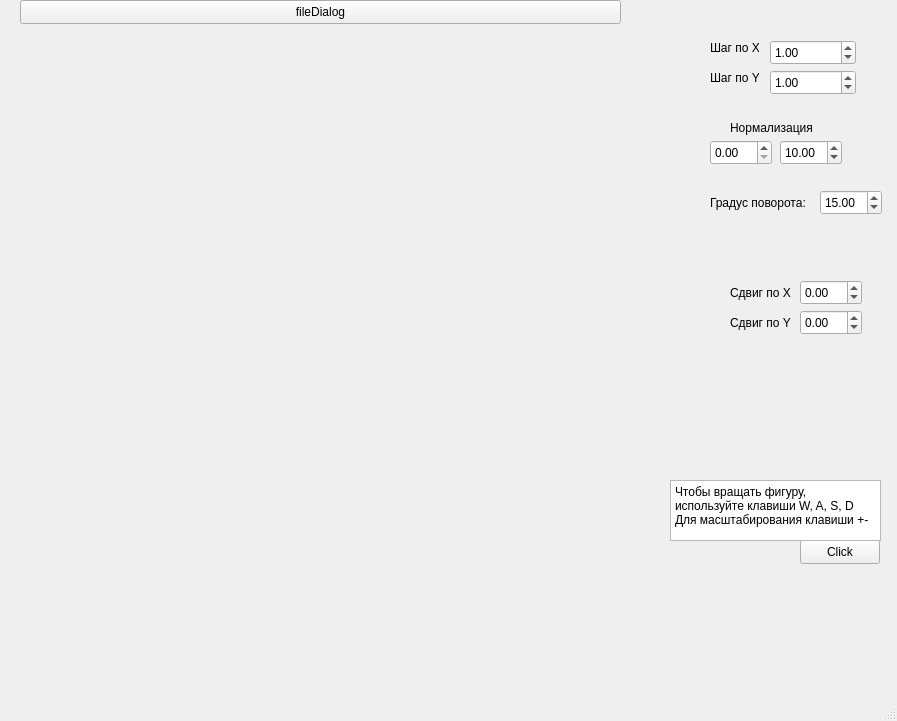
<?xml version="1.0" encoding="UTF-8"?>
<ui version="4.0">
 <class>MainWindow</class>
 <widget class="QMainWindow" name="MainWindow">
  <property name="geometry">
   <rect>
    <x>0</x>
    <y>0</y>
    <width>897</width>
    <height>721</height>
   </rect>
  </property>
  <property name="windowTitle">
   <string>MainWindow</string>
  </property>
  <widget class="QWidget" name="centralwidget">
   <widget class="QPushButton" name="fileDialog">
    <property name="geometry">
     <rect>
      <x>20</x>
      <y>0</y>
      <width>601</width>
      <height>24</height>
     </rect>
    </property>
    <property name="text">
     <string>fileDialog</string>
    </property>
   </widget>
   <widget class="QLabel" name="stepXLabel">
    <property name="geometry">
     <rect>
      <x>710</x>
      <y>40</y>
      <width>49</width>
      <height>16</height>
     </rect>
    </property>
    <property name="text">
     <string>Шаг по X</string>
    </property>
   </widget>
   <widget class="QLabel" name="stepYLabel">
    <property name="geometry">
     <rect>
      <x>710</x>
      <y>70</y>
      <width>49</width>
      <height>16</height>
     </rect>
    </property>
    <property name="text">
     <string>Шаг по Y</string>
    </property>
   </widget>
   <widget class="QLabel" name="paintLabel">
    <property name="geometry">
     <rect>
      <x>20</x>
      <y>40</y>
      <width>600</width>
      <height>600</height>
     </rect>
    </property>
    <property name="text">
     <string/>
    </property>
   </widget>
   <widget class="QDoubleSpinBox" name="stepXSpinBox">
    <property name="geometry">
     <rect>
      <x>770</x>
      <y>40</y>
      <width>86</width>
      <height>25</height>
     </rect>
    </property>
    <property name="readOnly">
     <bool>false</bool>
    </property>
    <property name="buttonSymbols">
     <enum>QAbstractSpinBox::UpDownArrows</enum>
    </property>
    <property name="minimum">
     <double>0.010000000000000</double>
    </property>
    <property name="singleStep">
     <double>0.200000000000000</double>
    </property>
    <property name="value">
     <double>1.000000000000000</double>
    </property>
   </widget>
   <widget class="QDoubleSpinBox" name="stepYSpinBox">
    <property name="geometry">
     <rect>
      <x>770</x>
      <y>70</y>
      <width>86</width>
      <height>25</height>
     </rect>
    </property>
    <property name="minimum">
     <double>0.010000000000000</double>
    </property>
    <property name="singleStep">
     <double>0.200000000000000</double>
    </property>
    <property name="value">
     <double>1.000000000000000</double>
    </property>
   </widget>
   <widget class="QPushButton" name="pushButton">
    <property name="geometry">
     <rect>
      <x>800</x>
      <y>540</y>
      <width>80</width>
      <height>24</height>
     </rect>
    </property>
    <property name="text">
     <string>Click</string>
    </property>
   </widget>
   <widget class="QLabel" name="label">
    <property name="geometry">
     <rect>
      <x>730</x>
      <y>120</y>
      <width>101</width>
      <height>16</height>
     </rect>
    </property>
    <property name="text">
     <string>Нормализация</string>
    </property>
   </widget>
   <widget class="QDoubleSpinBox" name="minNormalSpinBox">
    <property name="geometry">
     <rect>
      <x>710</x>
      <y>140</y>
      <width>62</width>
      <height>25</height>
     </rect>
    </property>
   </widget>
   <widget class="QDoubleSpinBox" name="maxNormalSpinBox">
    <property name="geometry">
     <rect>
      <x>780</x>
      <y>140</y>
      <width>62</width>
      <height>25</height>
     </rect>
    </property>
    <property name="value">
     <double>10.000000000000000</double>
    </property>
   </widget>
   <widget class="QTextEdit" name="textEdit">
    <property name="geometry">
     <rect>
      <x>670</x>
      <y>480</y>
      <width>211</width>
      <height>61</height>
     </rect>
    </property>
    <property name="readOnly">
     <bool>true</bool>
    </property>
    <property name="html">
     <string>&lt;!DOCTYPE HTML PUBLIC &quot;-//W3C//DTD HTML 4.0//EN&quot; &quot;http://www.w3.org/TR/REC-html40/strict.dtd&quot;&gt;
&lt;html&gt;&lt;head&gt;&lt;meta name=&quot;qrichtext&quot; content=&quot;1&quot; /&gt;&lt;meta charset=&quot;utf-8&quot; /&gt;&lt;style type=&quot;text/css&quot;&gt;
p, li { white-space: pre-wrap; }
&lt;/style&gt;&lt;/head&gt;&lt;body style=&quot; font-family:'Segoe UI'; font-size:9pt; font-weight:400; font-style:normal;&quot;&gt;
&lt;p style=&quot; margin-top:0px; margin-bottom:0px; margin-left:0px; margin-right:0px; -qt-block-indent:0; text-indent:0px;&quot;&gt;Чтобы вращать фигуру, используйте клавиши W, A, S, D&lt;/p&gt;
&lt;p style=&quot; margin-top:0px; margin-bottom:0px; margin-left:0px; margin-right:0px; -qt-block-indent:0; text-indent:0px;&quot;&gt;Для масштабирования клавиши +-&lt;/p&gt;&lt;/body&gt;&lt;/html&gt;</string>
    </property>
   </widget>
   <widget class="QLabel" name="triglabel">
    <property name="geometry">
     <rect>
      <x>710</x>
      <y>190</y>
      <width>101</width>
      <height>25</height>
     </rect>
    </property>
    <property name="text">
     <string>Градус поворота:</string>
    </property>
   </widget>
   <widget class="QDoubleSpinBox" name="trigSpinBox">
    <property name="geometry">
     <rect>
      <x>820</x>
      <y>190</y>
      <width>62</width>
      <height>25</height>
     </rect>
    </property>
    <property name="maximum">
     <double>90.000000000000000</double>
    </property>
    <property name="singleStep">
     <double>5.000000000000000</double>
    </property>
    <property name="value">
     <double>15.000000000000000</double>
    </property>
   </widget>
   <widget class="QLabel" name="shiftXLabel">
    <property name="geometry">
     <rect>
      <x>730</x>
      <y>280</y>
      <width>61</width>
      <height>25</height>
     </rect>
    </property>
    <property name="text">
     <string>Сдвиг по X:</string>
    </property>
   </widget>
   <widget class="QLabel" name="label_2">
    <property name="geometry">
     <rect>
      <x>730</x>
      <y>310</y>
      <width>61</width>
      <height>25</height>
     </rect>
    </property>
    <property name="text">
     <string>Сдвиг по Y:</string>
    </property>
   </widget>
   <widget class="QDoubleSpinBox" name="shiftXSpinBox">
    <property name="geometry">
     <rect>
      <x>800</x>
      <y>280</y>
      <width>62</width>
      <height>25</height>
     </rect>
    </property>
    <property name="minimum">
     <double>-99.000000000000000</double>
    </property>
   </widget>
   <widget class="QDoubleSpinBox" name="shiftYSpinBox">
    <property name="geometry">
     <rect>
      <x>800</x>
      <y>310</y>
      <width>62</width>
      <height>25</height>
     </rect>
    </property>
    <property name="minimum">
     <double>-99.000000000000000</double>
    </property>
   </widget>
  </widget>
  <widget class="QMenuBar" name="menubar">
   <property name="geometry">
    <rect>
     <x>0</x>
     <y>0</y>
     <width>897</width>
     <height>21</height>
    </rect>
   </property>
  </widget>
  <widget class="QStatusBar" name="statusbar"/>
 </widget>
 <resources/>
 <connections/>
</ui>
